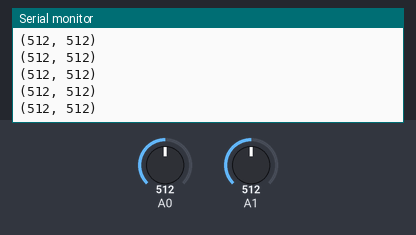
The sketch below on a simulated Arduino Uno, built with avr-gcc and run on an emulated ATmega328P. Parts: the last lines printed to the serial monitor. Inputs (shaded band) come from the test bench; at power-on: A0 = 512, A1 = 512.

Above: at 1.2 s.
1.3 s: A0 set to 681
At 1.74 s:
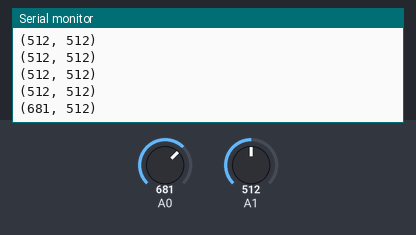
4.3 s: A0 set to 717
At 4.37 s:
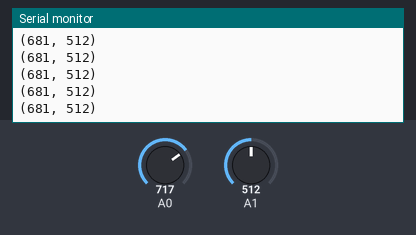
8.8 s: A0 set to 987
At 8.8 s:
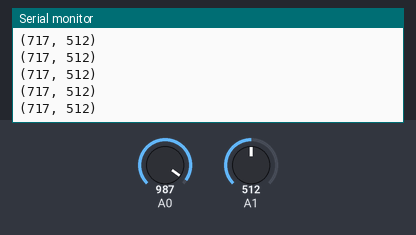
10.3 s: A0 set to 1017
At 10.32 s:
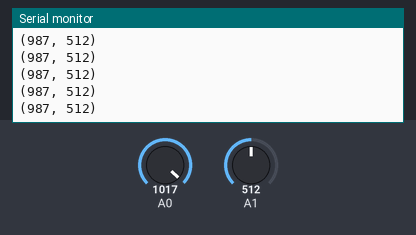
Timing chart, 0 to 13.3 s (numbered marks = the images above; inputs shaded):
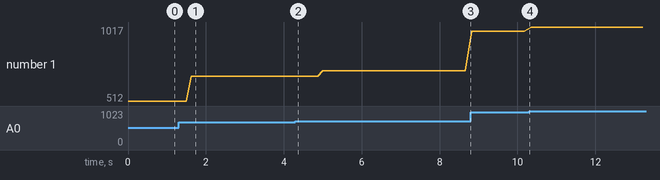

The sketch:

send.ino
```cpp
#include <IRremote.h>
#define IR_SEND_PIN 2
IRsend irsend(IR_SEND_PIN);
uint32_t noRepeats = 2;

int vrx, vry;

void setup() {
  Serial.begin(960);
}

void loop() {
  vrx = analogRead(A0);
  vry = analogRead(A1);
  Serial.print("(");
  Serial.print(vrx);
  Serial.print(", ");
  Serial.print(vry);
  Serial.println(")");


  if (vrx <= 300)
    irsend.sendNEC(0x00, 0x1A, noRepeats);
  else if (vrx >= 700)
    irsend.sendNEC(0x00, 0x1B, noRepeats);
  else if (vry <= 300)
    irsend.sendNEC(0x00, 0x1C, noRepeats);
  else if (vry >= 700)
    irsend.sendNEC(0x00, 0x1D, noRepeats);


  delay(100);
}
```

Measured:
- after the input at 1.3 s, the serial monitor: prints a new line after 0.33 s (image 1)
- plotted number 1: 512 → 681 after the input at 1.3 s, 681 → 717 after the input at 4.3 s, 717 → 987 after the input at 8.8 s, 987 → 1017 after the input at 10.3 s
